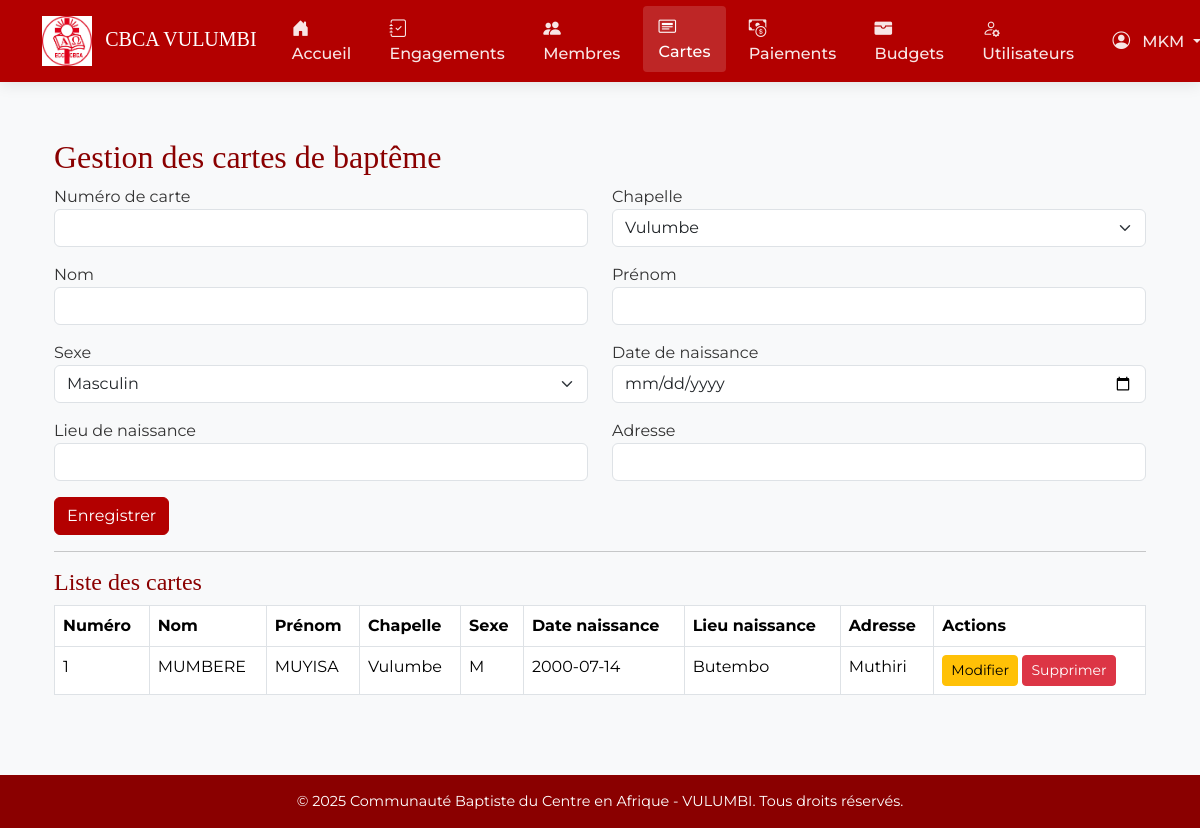
The app's page /cartes (signed in) with its own data.
### app/models.py (models this page shows, shortened)
class Utilisateur(db.Model, UserMixin):
    __tablename__ = 'utilisateur'
    idutilisateur = db.Column(db.Integer, primary_key=True)
    username = db.Column(db.String(100), nullable=False)
    email = db.Column(db.String(150), nullable=True)  # Ajoute ce champ
    role = db.Column(db.String(50), nullable=False)
    password_hash = db.Column(db.String(200), nullable=False)

class CarteBapteme(db.Model):
    __tablename__ = 'carte_bapteme'
    idcarte = db.Column(db.Integer, primary_key=True)
    numerocarte = db.Column(db.String(50), nullable=False, unique=True)
    chapelle = db.Column(db.String(100), nullable=False)
    nom = db.Column(db.String(100), nullable=False)
    prenom = db.Column(db.String(100), nullable=False)
    sexe = db.Column(db.String(10), nullable=False)
    datenaissance = db.Column(db.Date, nullable=False)
    lieunaissance = db.Column(db.String(100), nullable=False)
    adresse = db.Column(db.String(150), nullable=False)
    chretiens = db.relationship('Chretien', backref='carte_bapteme', lazy=True)

### app/routes.py (the view, shortened to what this page needs)
@main.route('/cartes', methods=['GET', 'POST'])
@login_required
def cartes():
    form = CarteBaptemeForm()
    cartes = CarteBapteme.query.all()
    return render_template('cartes.html', form=form, cartes=cartes)

### app/forms.py
class CarteBaptemeForm(FlaskForm):
    numerocarte = StringField('Numéro de carte', validators=[DataRequired()])
    chapelle = SelectField('Chapelle', choices=[
        ('Vulumbe', 'Vulumbe'),
        ('Kisima', 'Kisima'),
        ('Autre', 'Autre')
    ], validators=[DataRequired()])
    nom = StringField('Nom', validators=[DataRequired()])
    prenom = StringField('Prénom', validators=[DataRequired()])
    sexe = SelectField('Sexe', choices=[
        ('M', 'Masculin'),
        ('F', 'Féminin')
    ], validators=[DataRequired()])
    datenaissance = DateField('Date de naissance', validators=[DataRequired()], format='%Y-%m-%d')
    lieunaissance = StringField('Lieu de naissance', validators=[DataRequired()])
    adresse = StringField('Adresse', validators=[DataRequired()])
    submit = SubmitField('Enregistrer')

### app/__init__.py (called while the page is built)
@login_manager.user_loader
def load_user(user_id):
    return Utilisateur.query.get(int(user_id))

def create_app():
    app = Flask(__name__)
    app.config['SECRET_KEY'] = 'cbca-vulumbi-secret-key'
    app.config['SQLALCHEMY_DATABASE_URI'] = 'sqlite:///cbca.db'
    db.init_app(app)
    login_manager.init_app(app)
    migrate = Migrate(app, db)
    from .routes import main
    app.register_blueprint(main)
    @app.context_processor
    def inject_now():
        return {'now': datetime.now()}
    login_manager.login_view = 'main.login'
    return app

### app/templates/cartes.html (shortened to what this page needs)
{% extends "base.html" %}
{% block content %}
<div class="container mt-4">
    <h2>Gestion des cartes de baptême</h2>
    <form method="POST">
        <div class="row">
            <div class="col-md-6 mb-3">{{ form.numerocarte.label }}{{ form.numerocarte(class="form-control") }}</div>
            <div class="col-md-6 mb-3">{{ form.chapelle.label }}{{ form.chapelle(class="form-select") }}</div>
            <div class="col-md-6 mb-3">{{ form.nom.label }}{{ form.nom(class="form-control") }}</div>
            <div class="col-md-6 mb-3">{{ form.prenom.label }}{{ form.prenom(class="form-control") }}</div>
            <div class="col-md-6 mb-3">{{ form.sexe.label }}{{ form.sexe(class="form-select") }}</div>
            <div class="col-md-6 mb-3">{{ form.datenaissance.label }}{{ form.datenaissance(class="form-control") }}</div>
            <div class="col-md-6 mb-3">{{ form.lieunaissance.label }}{{ form.lieunaissance(class="form-control") }}</div>
            <div class="col-md-6 mb-3">{{ form.adresse.label }}{{ form.adresse(class="form-control") }}</div>
        </div>
        {{ form.submit(class="btn btn-primary") }}
    </form>
    <hr>
    <h4>Liste des cartes</h4>
    <table class="table table-bordered">
        <thead>
            <tr>
                <th>Numéro</th>
                <th>Nom</th>
                <th>Prénom</th>
                <th>Chapelle</th>
                <th>Sexe</th>
                <th>Date naissance</th>
                <th>Lieu naissance</th>
                <th>Adresse</th>
                <th>Actions</th>
            </tr>
        </thead>
        <tbody>
            {% for carte in cartes %}
            <tr>
                <td>{{ carte.numerocarte }}</td>
                <td>{{ carte.nom }}</td>
                <td>{{ carte.prenom }}</td>
                <td>{{ carte.chapelle }}</td>
                <td>{{ carte.sexe }}</td>
                <td>{{ carte.datenaissance }}</td>
                <td>{{ carte.lieunaissance }}</td>
                <td>{{ carte.adresse }}</td>
                <td>
                    <button class="btn btn-sm btn-warning" data-bs-toggle="modal" data-bs-target="#editModal{{ carte.idcarte }}">Modifier</button>
                    <button class="btn btn-sm btn-danger" data-bs-toggle="modal" data-bs-target="#deleteModal{{ carte.idcarte }}">Supprimer</button>
                </td>
            </tr>
            {% endfor %}
        </tbody>
    </table>
</div>
{% endblock %}

### app/templates/base.html (shortened to what this page needs)
<!DOCTYPE html>
<html lang="fr">
<head>
    <link href="https://cdn.jsdelivr.net/npm/bootstrap@5.3.3/dist/css/bootstrap.min.css" rel="stylesheet">
    <link href="https://cdn.jsdelivr.net/npm/bootstrap-icons@1.10.5/font/bootstrap-icons.css" rel="stylesheet">
</head>
<body>
<nav class="navbar navbar-expand-lg navbar-dark sticky-top">
    <div class="container">
        <a class="navbar-brand" href="{{ url_for('main.home') }}">
            <img src="{{ url_for('static', filename='images/cbca_logo.png') }}" alt="CBCA Logo">
            <span class="d-none d-md-inline ms-2" style="font-family: 'Playfair Display', serif;">CBCA VULUMBI</span>
        </a>
        <div class="collapse navbar-collapse" id="navbarNav">
            <ul class="navbar-nav me-auto">
                <li class="nav-item">
                    <a class="nav-link {{ 'active' if request.path == url_for('main.home') }}" href="{{ url_for('main.home') }}">
                        <i class="bi bi-house-door-fill"></i> Accueil
                    </a>
                </li>
                {% if current_user.is_authenticated %}
                    <li class="nav-item">
                        <a class="nav-link {{ 'active' if request.path == url_for('main.engagements') }}" href="{{ url_for('main.engagements') }}">
                            <i class="bi bi-journal-check"></i> Engagements
                        </a>
                    </li>
                    <li class="nav-item">
                        <a class="nav-link {{ 'active' if request.path == url_for('main.membres') }}" href="{{ url_for('main.membres') }}">
                            <i class="bi bi-people-fill"></i> Membres
                        </a>
                    </li>
                    <li class="nav-item">
                        <a class="nav-link {{ 'active' if request.path == url_for('main.cartes') }}" href="{{ url_for('main.cartes') }}">
                            <i class="bi bi-card-heading"></i> Cartes
                        </a>
                    </li>
                    <li class="nav-item">
                        <a class="nav-link {{ 'active' if request.path.startswith('/engagements/') and '/paiements' in request.path }}" href="#paiements">
                            <i class="bi bi-cash-coin"></i> Paiements
                        </a>
                    </li>
                    <li class="nav-item">
                        <a class="nav-link {{ 'active' if request.path == url_for('main.budgets') }}" href="{{ url_for('main.budgets') }}">
                            <i class="bi bi-wallet-fill"></i> Budgets
                        </a>
                    </li>
                    {% if current_user.role == 'admin' %}
                    <li class="nav-item">
                        <a class="nav-link {{ 'active' if request.path == url_for('main.utilisateurs') }}" href="{{ url_for('main.utilisateurs') }}">
                            <i class="bi bi-person-gear"></i> Utilisateurs
                        </a>
                    </li>
                    {% endif %}
                {% endif %}
            </ul>
            <ul class="navbar-nav">
                {% if current_user.is_authenticated %}
                <li class="nav-item dropdown">
                    <a class="nav-link dropdown-toggle" href="#" role="button" data-bs-toggle="dropdown">
                        <i class="bi bi-person-circle"></i> {{ current_user.username }}
                    </a>
                </li>
                {% else %}
                <li class="nav-item">
                    <a class="nav-link" href="{{ url_for('main.login') }}">
                        <i class="bi bi-box-arrow-in-right"></i> Connexion
                    </a>
                </li>
                {% endif %}
            </ul>
        </div>
    </div>
</nav>
<main class="content">
    <div class="container">
        {% block content %}{% endblock %}
    </div>
</main>
<footer class="footer">
    <div class="container">
        <p class="mb-0">
            &copy; {{ now.year }} Communauté Baptiste du Centre en Afrique - VULUMBI. Tous droits réservés.
        </p>
    </div>
</footer>
</body>
</html>

### app/templates/base.html (style rules this page uses)
:root { --primary-color: #b30000; --primary-dark: #8a0000; --secondary-color: #f8f9fa; --text-color: #333; --light-gray: #f5f5f5; }
body { font-family: 'Montserrat', sans-serif; background-color: var(--secondary-color); color: var(--text-color); min-height: 100vh; display: flex; flex-direction: column; }
.navbar { background-color: var(--primary-color); box-shadow: 0 2px 15px rgba(0,0,0,0.1); padding: 0.5rem 0; }
.navbar-brand img { height: 50px; transition: transform 0.3s; }
.nav-link { color: rgba(255,255,255,0.9) !important; font-weight: 500; padding: 0.5rem 1rem !important; margin: 0 0.2rem; border-radius: 4px; transition: all 0.3s; }
.nav-link:hover, .nav-link.active { color: #ffffff !important; background-color: rgba(255,255,255,0.15); transform: translateY(-2px); }
.nav-item i { margin-right: 8px; font-size: 1.1rem; }
.content { flex: 1; padding: 2rem 0 4rem; }
.footer { background-color: var(--primary-dark); color: white; text-align: center; padding: 1rem 0; margin-top: auto; }
.footer p { margin-bottom: 0; font-size: 0.9rem; }
h1, h2, h3, h4, h5 { font-family: 'Playfair Display', serif; color: var(--primary-dark); }
.btn-primary { background-color: var(--primary-color); border-color: var(--primary-color); }

### records on screen
Utilisateur: username "MKM"
CarteBapteme: numerocarte "1", nom "MUMBERE", prenom "MUYISA", chapelle "Vulumbe", sexe "M", datenaissance "2000-07-14", lieunaissance "Butembo", adresse "Muthiri"
